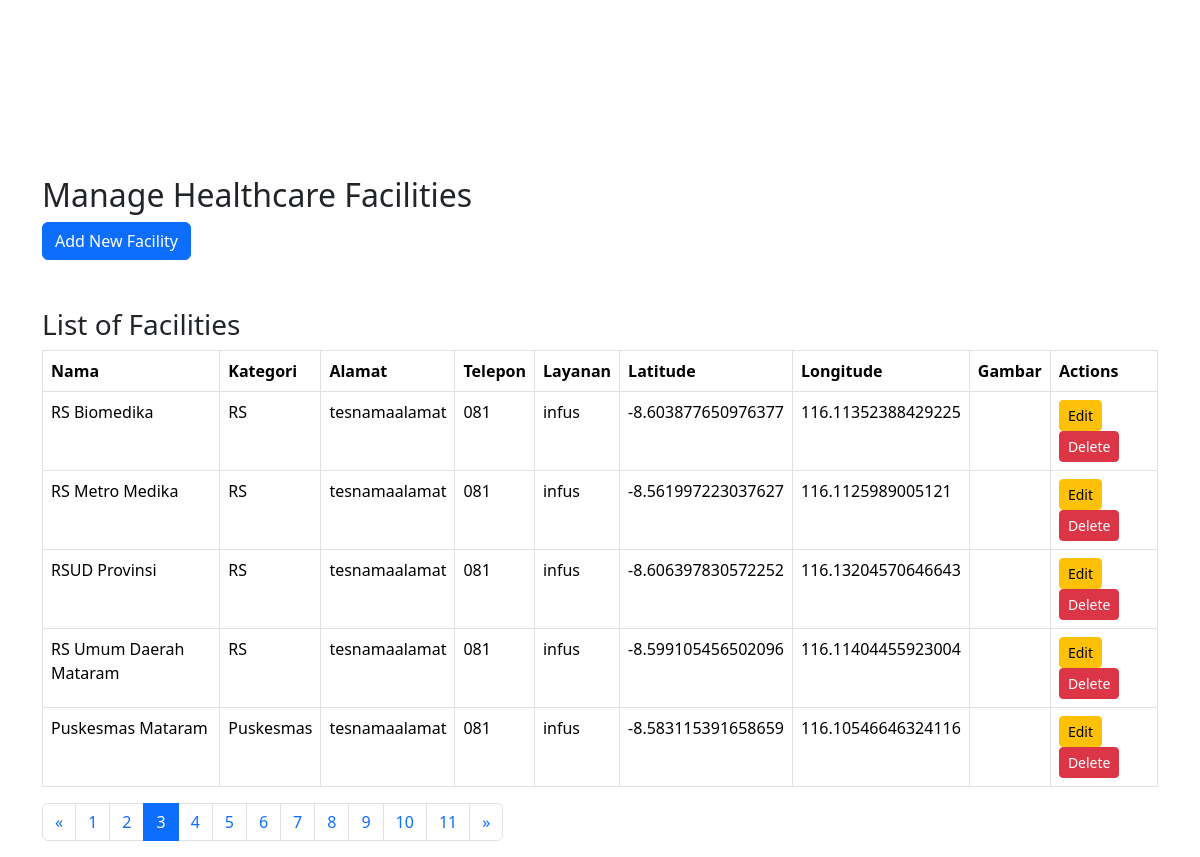
The page /admin/faskesadmin.php?page=3 on the database its author committed.
### tables this page shows
CREATE TABLE `faskes` (
  `id` int(11) NOT NULL,
  `nama` varchar(255) NOT NULL,
  `kategori` varchar(255) NOT NULL,
  `alamat` varchar(255) NOT NULL,
  `telepon` varchar(15) NOT NULL,
  `layanan` text NOT NULL,
  `latitude` double NOT NULL,
  `longitude` double NOT NULL,
  `gambar` varchar(255) DEFAULT NULL
);

### admin/fungsi.php (called while the page is built, shortened)
<?php
$conn = mysqli_connect("localhost", "root", "", "heals");
function query($query){
    global $conn;
    $result = mysqli_query($conn, $query);
    $rows = [];
    while($row = mysqli_fetch_assoc($result)){
        $rows[] = $row;
    }
    return $rows;
}
?>

### admin/faskesadmin.php (the view, shortened to what this page needs)
<?php
require 'fungsi.php';
$limit = 5;
$page = isset($_GET['page']) ? (int)$_GET['page'] : 1;
$offset = ($page - 1) * $limit;
$fasilitas = query("SELECT * FROM faskes LIMIT $limit OFFSET $offset");
$total_faskes = count(query("SELECT * FROM faskes"));
$total_pages = ceil($total_faskes / $limit);
?>
<!DOCTYPE html>
<html lang="en">
<head>
    <link href="https://cdn.jsdelivr.net/npm/bootstrap@5.3.3/dist/css/bootstrap.min.css" rel="stylesheet">
</head>
<body>
    <div class="sidebar">
        <nav class="navbar navbar-expand-lg navbar-dark flex-column">
            <a class="navbar-brand" href="#">Hello Admin</a>
            <div class="collapse navbar-collapse" id="navbarSupportedContent">
                <ul class="navbar-nav flex-column">
                    <li class="nav-item">
                        <a class="nav-link active" aria-current="page" href="#">Profile</a>
                    </li>
                    <li class="nav-item">
                        <a class="nav-link" href="manageUser.php">Manage user</a>
                    </li>
                    <li class="nav-item">
                        <a class="nav-link active" href="faskesadmin.php" aria-current="page"  aria-expanded="false">
                        </a>
                    </li>
                </ul>
            </div>
        </nav>
    </div>
    <div class="container">
        <h2>Manage Healthcare Facilities</h2>
        <button type="button" class="btn btn-primary" data-bs-toggle="modal" data-bs-target="#addModal">
            Add New Facility
        </button>
        <h3 class="mt-5">List of Facilities</h3>
        <table class="table table-bordered">
            <thead>
                <tr>
                    <th>Nama</th>
                    <th>Kategori</th>
                    <th>Alamat</th>
                    <th>Telepon</th>
                    <th>Layanan</th>
                    <th>Latitude</th>
                    <th>Longitude</th>
                    <th>Gambar</th>
                    <th>Actions</th>
                </tr>
            </thead>
            <tbody>
                <?php foreach ($fasilitas as $faskes) : ?>
                    <tr>
                        <td><?= $faskes['nama']; ?></td>
                        <td><?= $faskes['kategori']; ?></td>
                        <td><?= $faskes['alamat']; ?></td>
                        <td><?= $faskes['telepon']; ?></td>
                        <td><?= $faskes['layanan']; ?></td>
                        <td><?= $faskes['latitude']; ?></td>
                        <td><?= $faskes['longitude']; ?></td>
                        <td><?= $faskes['gambar']; ?></td>
                        <td>
                            <form action="faskesadmin.php" method="post" style="display:inline;">
                                <button type="button" class="btn btn-warning btn-sm" data-bs-toggle="modal" data-bs-target="#editModal" onclick="populateEditForm(<?= htmlspecialchars(json_encode($faskes)); ?>)">Edit</button>
                                <button type="submit" class="btn btn-danger btn-sm" name="delete">Delete</button>
                            </form>
                        </td>
                    </tr>
                <?php endforeach; ?>
            </tbody>
        </table>
        <nav aria-label="Page navigation">
            <ul class="pagination">
                <li class="page-item <?= $page <= 1 ? 'disabled' : '' ?>">
                    <a class="page-link" href="?page=<?= $page - 1 ?>" aria-label="Previous">
                        <span aria-hidden="true">&laquo;</span>
                    </a>
                </li>
                <?php for ($i = 1; $i <= $total_pages; $i++) : ?>
                    <li class="page-item <?= $i == $page ? 'active' : '' ?>">
                        <a class="page-link" href="?page=<?= $i ?>"><?= $i ?></a>
                    </li>
                <?php endfor; ?>
                <li class="page-item <?= $page >= $total_pages ? 'disabled' : '' ?>">
                    <a class="page-link" href="?page=<?= $page + 1 ?>" aria-label="Next">
                        <span aria-hidden="true">&raquo;</span>
                    </a>
                </li>
            </ul>
        </nav>
    </div>
</body>
</html>

### rows shown on the page
faskes: nama "RS Biomedika", kategori "RS", alamat "tesnamaalamat", telepon "081", layanan "infus", latitude "-8.603877650976377", longitude "116.11352388429225"
faskes: nama "RS Metro Medika", kategori "RS", alamat "tesnamaalamat", telepon "081", layanan "infus", latitude "-8.561997223037627", longitude "116.1125989005121"
faskes: nama "RSUD Provinsi", kategori "RS", alamat "tesnamaalamat", telepon "081", layanan "infus", latitude "-8.606397830572252", longitude "116.13204570646643"
faskes: nama "RS Umum Daerah Mataram", kategori "RS", alamat "tesnamaalamat", telepon "081", layanan "infus", latitude "-8.599105456502096", longitude "116.11404455923004"
faskes: nama "Puskesmas Mataram", kategori "Puskesmas", alamat "tesnamaalamat", telepon "081", layanan "infus", latitude "-8.583115391658659", longitude "116.10546646324116"
